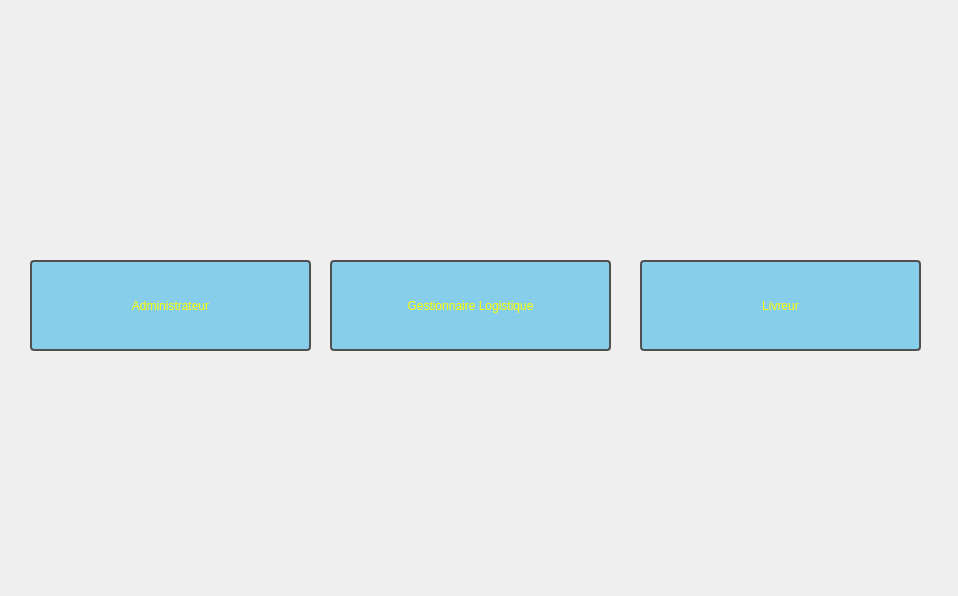
<?xml version="1.0" encoding="UTF-8"?>
<ui version="4.0">
 <class>SetRoles</class>
 <widget class="QDialog" name="SetRoles">
  <property name="geometry">
   <rect>
    <x>0</x>
    <y>0</y>
    <width>958</width>
    <height>596</height>
   </rect>
  </property>
  <property name="windowTitle">
   <string>Dialog</string>
  </property>
  <widget class="QPushButton" name="btn_admin">
   <property name="geometry">
    <rect>
     <x>30</x>
     <y>260</y>
     <width>281</width>
     <height>91</height>
    </rect>
   </property>
   <property name="styleSheet">
    <string notr="true">QPushButton {
    background-color: #87CEEB; /* Light blue: R: 135, G: 206, B: 235 */
    border: 2px solid rgb(80, 80, 80); /* Dark grey: R: 80, G: 80, B: 80 */
    color: rgb(255, 255, 0);
    padding: 6px 12px; /* Adjust padding as needed */
    border-radius: 4px;
}

/* Hover effect */
QPushButton:hover {
    background-color: #add8e6; /* Lighter shade of blue on hover */
}

/* Pressed effect */
QPushButton:pressed {
    background-color: #5F9EA0; /* Darker shade of blue on press */
}

/* Disabled state */
QPushButton:disabled {
    background-color: #d3d3d3; /* Light grey for disabled state */
    border: 2px solid #a9a9a9; /* Dark grey border for disabled state */
    color: #696969; /* Dark grey text for disabled state */
}
</string>
   </property>
   <property name="text">
    <string>Administrateur</string>
   </property>
  </widget>
  <widget class="QPushButton" name="btn_logistique">
   <property name="geometry">
    <rect>
     <x>330</x>
     <y>260</y>
     <width>281</width>
     <height>91</height>
    </rect>
   </property>
   <property name="styleSheet">
    <string notr="true">QPushButton {
    background-color: #87CEEB; /* Light blue: R: 135, G: 206, B: 235 */
    border: 2px solid rgb(80, 80, 80); /* Dark grey: R: 80, G: 80, B: 80 */
    color: rgb(255, 255, 0);
    padding: 6px 12px; /* Adjust padding as needed */
    border-radius: 4px;
}

/* Hover effect */
QPushButton:hover {
    background-color: #add8e6; /* Lighter shade of blue on hover */
}

/* Pressed effect */
QPushButton:pressed {
    background-color: #5F9EA0; /* Darker shade of blue on press */
}

/* Disabled state */
QPushButton:disabled {
    background-color: #d3d3d3; /* Light grey for disabled state */
    border: 2px solid #a9a9a9; /* Dark grey border for disabled state */
    color: #696969; /* Dark grey text for disabled state */
}
</string>
   </property>
   <property name="text">
    <string>Gestionnaire Logistique</string>
   </property>
  </widget>
  <widget class="QPushButton" name="btn_livreur">
   <property name="geometry">
    <rect>
     <x>640</x>
     <y>260</y>
     <width>281</width>
     <height>91</height>
    </rect>
   </property>
   <property name="styleSheet">
    <string notr="true">QPushButton {
    background-color: #87CEEB; /* Light blue: R: 135, G: 206, B: 235 */
    border: 2px solid rgb(80, 80, 80); /* Dark grey: R: 80, G: 80, B: 80 */
    color: rgb(255, 255, 0);
    padding: 6px 12px; /* Adjust padding as needed */
    border-radius: 4px;
}

/* Hover effect */
QPushButton:hover {
    background-color: #add8e6; /* Lighter shade of blue on hover */
}

/* Pressed effect */
QPushButton:pressed {
    background-color: #5F9EA0; /* Darker shade of blue on press */
}

/* Disabled state */
QPushButton:disabled {
    background-color: #d3d3d3; /* Light grey for disabled state */
    border: 2px solid #a9a9a9; /* Dark grey border for disabled state */
    color: #696969; /* Dark grey text for disabled state */
}
</string>
   </property>
   <property name="text">
    <string>Livreur</string>
   </property>
  </widget>
 </widget>
 <resources/>
 <connections/>
</ui>
